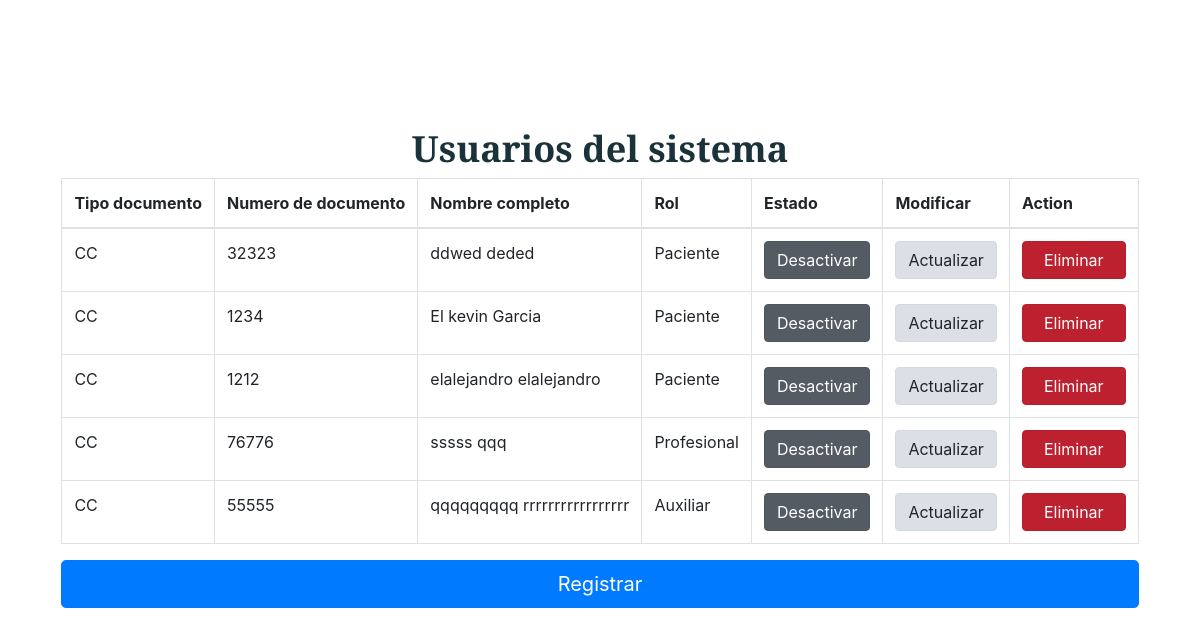
/index.php?c=Administrador&a=gestion_u (signed in), run on the app's committed database.
### tables this page shows
CREATE TABLE `paciente` (
  `id_paciente` int(20) NOT NULL,
  `id_tipo_doc` varchar(5) NOT NULL,
  `num_doc_pac` varchar(20) NOT NULL,
  `nombres_pac` varchar(40) NOT NULL,
  `apellidos_pac` varchar(40) NOT NULL,
  `tel_pac` bigint(10) NOT NULL,
  `correo_pac` varchar(30) NOT NULL,
  `sexo_pac` varchar(15) NOT NULL,
  `estado_pac` tinyint(1) NOT NULL,
  `pass_pac` varchar(220) NOT NULL,
  `create_pac` datetime NOT NULL DEFAULT current_timestamp()
);

CREATE TABLE `profesional` (
  `id_profesional` int(20) NOT NULL,
  `id_tipo_doc` varchar(5) NOT NULL,
  `num_doc_prof` varchar(20) NOT NULL,
  `id_consultorios` varchar(3) DEFAULT NULL,
  `id_especialidad` tinyint(2) DEFAULT NULL,
  `nombres_prof` varchar(40) NOT NULL,
  `apellidos_prof` varchar(40) NOT NULL,
  `tel_prof` bigint(10) NOT NULL,
  `correo_prof` varchar(30) NOT NULL,
  `dias_laborales` text NOT NULL,
  `franja_horaria` varchar(30) NOT NULL,
  `estado_prof` tinyint(1) NOT NULL,
  `pass_prof` varchar(220) NOT NULL,
  `create_prof` datetime NOT NULL DEFAULT current_timestamp()
);

CREATE TABLE `auxiliar` (
  `id_auxiliar` int(20) NOT NULL,
  `id_tipo_doc` varchar(5) NOT NULL,
  `num_doc_aux` varchar(20) NOT NULL,
  `nombres_aux` varchar(40) NOT NULL,
  `apellidos_aux` varchar(40) NOT NULL,
  `tel_aux` bigint(10) NOT NULL,
  `correo_aux` varchar(30) NOT NULL,
  `estado_aux` tinyint(1) NOT NULL,
  `pass_aux` varchar(220) NOT NULL,
  `create_aux` datetime NOT NULL DEFAULT current_timestamp()
);

### controllers/Administrador.php (called while the page is built, shortened)
<?php
	class AdministradorController {
		public function __construct(){
			require_once "models/AdministradorModel.php";
		}
		public function gestion_u(){
			$usuarios = new Administrador_model();
			$data["pacientes"] = $usuarios->get_pacientes();
			$data["profesionales"] = $usuarios->get_profesional();
			$data["auxiliares"] = $usuarios->get_auxiliar();
			require_once "views/administrador/gestion_usuarios/gestion_usuarios.php";
		}
	}
?>

### config/database.php (called while the page is built)
<?php
	class Conectar {
		public static function conexion(){
			$conexion = mysqli_connect("localhost", "root", "", "clinica_health_home");
			return $conexion;
		}
	}
?>

### models/AdministradorModel.php (called while the page is built, shortened)
<?php
	class Administrador_model {
		private $db;
		private $paciente;
		private $profesional;
		private $auxiliar;
		public function __construct(){
			$this->db = Conectar::conexion();
			$this->paciente = array();
			$this->profesional = array();
			$this->auxiliar = array();
		}
		public function get_pacientes()
		{
			$sql = "SELECT * FROM paciente";
			$resultado = $this->db->query($sql);
			while($row = $resultado->fetch_assoc())
			{
				$this->paciente[] = $row;
			}
			return $this->paciente;
		}
    public function get_profesional()
		{
			$sql = "SELECT * FROM profesional";
			$resultado = $this->db->query($sql);
			while($row = $resultado->fetch_assoc())
			{
				$this->profesional[] = $row;
			}
			return $this->profesional;
		}
    public function get_auxiliar()
		{
			$sql = "SELECT * FROM auxiliar";
			$resultado = $this->db->query($sql);
			while($row = $resultado->fetch_assoc())
			{
				$this->auxiliar[] = $row;
			}
			return $this->auxiliar;
		}
	}
?>

### views/administrador/gestion_usuarios/gestion_usuarios.php (the view, shortened to what this page needs)
<!DOCTYPE html>
<html lang="en">
<head>
    <link rel="stylesheet" href="assets/css/estilos.css">
    <link rel="stylesheet" href="https://stackpath.bootstrapcdn.com/bootstrap/4.4.1/css/bootstrap.min.css">
    <link rel="stylesheet" type="text/css" href="https://cdn.datatables.net/v/bs4/dt-1.10.20/datatables.min.css"/>
    <link rel="stylesheet" type="text/css" href="https://cdn.datatables.net/responsive/2.2.3/css/responsive.dataTables.min.css">
</head>
<body>
    <main>
        <div class="container__cover">
            <div class="cover">
                <div class="caja3">
                    <h1>Usuarios del sistema</h1>
                    <div class="row">
                        <div class="col-lg-12">
                            <table id="example" class="table table-bordered display nowrap" cellspacing="0" width="100%">
                                <thead>
                                    <tr>
                                        <th>Tipo documento</th>
                                        <th>Numero de documento</th>
                                        <th>Nombre completo</th>
                                        <th>Rol</th>
                                        <th>Estado</th>
                                        <th>Modificar</th>
                                        <th>Action</th>
                                    </tr>
                                </thead>
                                <tbody>
                                    <?php foreach ($data["pacientes"] as $dato) {
                                      if($dato["estado_pac"]==1){
                                        $url="index.php?c=Administrador&a=cambio_estado_1_pac&id=";
                                        $boton="class='btn btn-secondary active' role='button' aria-pressed='true'>Desactivar</a>";
                                      }else{
                                        $url="index.php?c=Administrador&a=cambio_estado_2_pac&id=";
                                        $boton="class='btn btn-success active' role='button' aria-pressed='true'>&nbsp&nbsp&nbspActivar&nbsp&nbsp&nbsp</a>";
                                      }
                                      echo "<tr>";
                                      echo "<td>".$dato["id_tipo_doc"]."</td>";
                                      echo "<td>".$dato["num_doc_pac"]."</td>";
                                      echo "<td>".$dato["nombres_pac"]."&nbsp".$dato["apellidos_pac"]."</td>";
                                      echo "<td> Paciente </td>";
                                      echo "<td><a href='"."$url".$dato["id_paciente"]."' ".$boton."</td>";
                                      echo "<td><a href='index.php?c=Administrador&a=actualizar_pac&id=".$dato["id_paciente"]."&t_doc=".$dato["id_tipo_doc"]."' class='btn btn-light active' role='button' aria-pressed='true'>Actualizar</a></td>";
                                      echo "<td><a onclick='eliminar_pac(".$dato["id_paciente"].")'  class='btn btn-danger active ' role='button' aria-pressed='true'>&nbsp&nbspEliminar&nbsp&nbsp</a>
                                      </td>";
                                      echo "</tr>";
                                    }
                                    foreach ($data["profesionales"] as $dato){
                                        if($dato["estado_prof"]==1){
                                            $url="index.php?c=Administrador&a=cambio_estado_1_prof&id=";
                                            $boton="class='btn btn-secondary active' role='button' aria-pressed='true'>Desactivar</a>";
                                          }else{
                                            $url="index.php?c=Administrador&a=cambio_estado_2_prof&id=";
                                            $boton="class='btn btn-success active' role='button' aria-pressed='true'>&nbsp&nbsp&nbspActivar&nbsp&nbsp&nbsp</a>";
                                          }
                                        echo "<tr>";
                                        echo "<td>".$dato["id_tipo_doc"]."</td>";
                                        echo "<td>".$dato["num_doc_prof"]."</td>";
                                        echo "<td>".$dato["nombres_prof"]."&nbsp".$dato["apellidos_prof"]."</td>";
                                        echo "<td> Profesional </td>";
                                        echo "<td><a href='"."$url".$dato["id_profesional"]."' ".$boton."</td>";
                                        echo "<td><a href='index.php?c=Administrador&a=actualizar_prof&id=".$dato["id_profesional"]."&t_doc=".$dato["id_tipo_doc"]."' class='btn btn-light active' role='button' aria-pressed='true'>Actualizar</a></td>";
                                        echo "<td><a onclick='eliminar_prof(".$dato["id_profesional"].")'  class='btn btn-danger active ' role='button' aria-pressed='true'>&nbsp&nbspEliminar&nbsp&nbsp</a>
                                        </td>";
                                        echo "</tr>";
                                    }
                                    foreach ($data["auxiliares"] as $dato){
                                        if($dato["estado_aux"]==1){
                                            $url="index.php?c=Administrador&a=cambio_estado_1_aux&id=";
                                            $boton="class='btn btn-secondary active' role='button' aria-pressed='true'>Desactivar</a>";
                                          }else{
                                            $url="index.php?c=Administrador&a=cambio_estado_2_aux&id=";
                                            $boton="class='btn btn-success active' role='button' aria-pressed='true'>&nbsp&nbsp&nbspActivar&nbsp&nbsp&nbsp</a>";
                                          }
                                        echo "<tr>";
                                        echo "<td>".$dato["id_tipo_doc"]."</td>";
                                        echo "<td>".$dato["num_doc_aux"]."</td>";
                                        echo "<td>".$dato["nombres_aux"]."&nbsp".$dato["apellidos_aux"]."</td>";
                                        echo "<td> Auxiliar </td>";
                                        echo "<td><a href='"."$url".$dato["id_auxiliar"]."' ".$boton."</td>";
                                        echo "<td><a href='index.php?c=Administrador&a=actualizar_aux&id=".$dato["id_auxiliar"]."' class='btn btn-light active' role='button' aria-pressed='true'>Actualizar</a></td>";
                                        echo "<td><a onclick='eliminar_aux(".$dato["id_auxiliar"].")'  class='btn btn-danger active ' role='button' aria-pressed='true'>&nbsp&nbspEliminar&nbsp&nbsp</a>
                                        </td>";
                                        echo "</tr>";
                                    }
                                    ?>
                                </tbody>
                            </table>
                        </div>
                    </div>
                    <button id="btn1" class="btn btn-primary btn-lg btn-block">Registrar</button>
                </div>
            </div>
        </div>
    </main>
</body>
</html>

### assets/css/estilos.css (style rules this page uses)
* { margin: 0; padding: 0; box-sizing: border-box; }
html { height: 100%; }
body { font-family: 'Montserrat', sans-serif; min-height: 100%; }
.container__cover { width: 100%; background-image: white; background-position: right; background-repeat: no-repeat; padding: 21px; }
.cover { max-width: 1200px; height: 100%; margin: auto; display: flex; align-items: center; justify-content: space-between; }
.row { --bs-gutter-x: 1.5rem; --bs-gutter-y: 0; display: flex; flex-wrap: wrap; margin-top: calc(-1 * var(--bs-gutter-y)); margin-right: calc(-0.5 * var(--bs-gutter-x)); margin-left: calc(-0.5 * var(--bs-gutter-x)); flex-direction: row; align-content: stretch; justify-content: center; }
.container__cover .caja3 { max-width: 100%; justify-content: center; margin-left: auto; margin-right: auto; align-content: center; align-items: center; margin-top: 106px; }
.container__cover .caja3 h1 { font-family: 'Merriweather Sans', sans-serif; font-size: 36px; font-weight: 600; text-align: center; color: #1A323A; margin-left: auto; margin-right: auto; }
@media screen and (max-width: 1700px) { .container__cover { background-position: 50%; } }
@media screen and (max-width:1200px) { .container__cover { background-position: -100px; } }
table thead { background-color: linear-gradient(62deg, rgba(1, 75, 160, 1) 29%, rgba(0, 105, 192, 1) 46%, rgba(30, 145, 237, 1) 64%, rgba(124, 183, 248, 1) 80%); }

### data on the page
paciente: id_tipo_doc "CC", num_doc_pac "32323", nombres_pac "ddwed", apellidos_pac "deded", estado_pac "Desactivar"
paciente: id_tipo_doc "CC", num_doc_pac "1234", nombres_pac "El kevin", apellidos_pac "Garcia", estado_pac "Desactivar"
paciente: id_tipo_doc "CC", num_doc_pac "1212", nombres_pac "elalejandro", apellidos_pac "elalejandro", estado_pac "Desactivar"
profesional: id_tipo_doc "CC", num_doc_prof "76776", nombres_prof "sssss", apellidos_prof "qqq", estado_prof "Desactivar"
auxiliar: id_tipo_doc "CC", num_doc_aux "55555", nombres_aux "qqqqqqqqq", apellidos_aux "rrrrrrrrrrrrrrrrr", estado_aux "Desactivar"
